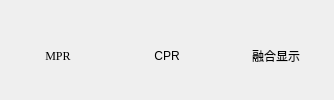
            <widget class="QWidget" name="widget_02" native="true">
             <property name="sizePolicy">
              <sizepolicy hsizetype="Preferred" vsizetype="Preferred">
               <horstretch>0</horstretch>
               <verstretch>2</verstretch>
              </sizepolicy>
             </property>
             <property name="minimumSize">
              <size>
               <width>0</width>
               <height>36</height>
              </size>
             </property>
             <layout class="QHBoxLayout" name="horizontalLayout_4">
              <property name="spacing">
               <number>9</number>
              </property>
              <property name="leftMargin">
               <number>8</number>
              </property>
              <property name="topMargin">
               <number>13</number>
              </property>
              <property name="rightMargin">
               <number>8</number>
              </property>
              <property name="bottomMargin">
               <number>0</number>
              </property>
              <item>
               <widget class="QPushButton" name="pushButton_2">
                <property name="sizePolicy">
                 <sizepolicy hsizetype="Minimum" vsizetype="Fixed">
                  <horstretch>1</horstretch>
                  <verstretch>0</verstretch>
                 </sizepolicy>
                </property>
                <property name="minimumSize">
                 <size>
                  <width>100</width>
                  <height>36</height>
                 </size>
                </property>
                <property name="font">
                 <font>
                  <family>Times New Roman</family>
                  <pointsize>9</pointsize>
                  <weight>62</weight>
                  <italic>false</italic>
                  <bold>true</bold>
                 </font>
                </property>
                <property name="contextMenuPolicy">
                 <enum>Qt::DefaultContextMenu</enum>
                </property>
                <property name="autoFillBackground">
                 <bool>false</bool>
                </property>
                <property name="styleSheet">
                 <string notr="true">QPushButton{
font: 9pt &quot;Times New Roman&quot;;
font-weight: 500;
color: rgb(0, 0, 105);
border-radius: 10px;
background-color: qlineargradient(spread:pad, x1:0.5, y1:3, x2:0.5, y2:0, stop:0 rgba(88, 88, 200, 255), stop:1 rgba(255, 255, 255, 255));
}
QPushButton:pressed{
background-color: qlineargradient(spread:pad, x1:0.5, y1:1.5, x2:0.5, y2:0, stop:0 rgb(12, 4, 132), stop:1 rgba(255, 255, 255, 255));
};</string>
                </property>
                <property name="text">
                 <string>MPR</string>
                </property>
                <property name="iconSize">
                 <size>
                  <width>24</width>
                  <height>24</height>
                 </size>
                </property>
                <property name="autoDefault">
                 <bool>false</bool>
                </property>
                <property name="default">
                 <bool>false</bool>
                </property>
                <property name="flat">
                 <bool>true</bool>
                </property>
               </widget>
              </item>
              <item>
               <widget class="QPushButton" name="pushButton_3">
                <property name="sizePolicy">
                 <sizepolicy hsizetype="Minimum" vsizetype="Fixed">
                  <horstretch>1</horstretch>
                  <verstretch>0</verstretch>
                 </sizepolicy>
                </property>
                <property name="minimumSize">
                 <size>
                  <width>100</width>
                  <height>36</height>
                 </size>
                </property>
                <property name="styleSheet">
                 <string notr="true">QPushButton{
font: 9pt &quot;Times New Roman&quot;;
font-weight: 500;
color: rgb(255, 255, 255);
border-radius:10px;
background-color: qlineargradient(spread:pad, x1:0.5, y1:0.5, x2:0.5, y2:-0.5, stop:0 rgba(46, 51, 138, 255), stop:1 rgba(255, 255, 255, 255));
}
QPushButton:pressed{
background-color: qlineargradient(spread:pad, x1:0.5, y1:1.5, x2:0.5, y2:-0.7, stop:0 rgb(12, 4, 132), stop:1 rgba(255, 255, 255, 255));
};
</string>
                </property>
                <property name="text">
                 <string>CPR</string>
                </property>
                <property name="flat">
                 <bool>true</bool>
                </property>
               </widget>
              </item>
              <item>
               <widget class="QPushButton" name="pushButton_4">
                <property name="sizePolicy">
                 <sizepolicy hsizetype="Minimum" vsizetype="Fixed">
                  <horstretch>1</horstretch>
                  <verstretch>0</verstretch>
                 </sizepolicy>
                </property>
                <property name="minimumSize">
                 <size>
                  <width>100</width>
                  <height>36</height>
                 </size>
                </property>
                <property name="styleSheet">
                 <string notr="true">QPushButton{
font: 9pt &quot;Times New Roman&quot;;
font-weight: 500;
color: rgb(255, 255, 255);
border-radius:10px;
background-color: qlineargradient(spread:pad, x1:0.5, y1:0.5, x2:0.5, y2:-0.5, stop:0 rgba(46, 51, 138, 255), stop:1 rgba(255, 255, 255, 255));
}
QPushButton:pressed{
background-color: qlineargradient(spread:pad, x1:0.5, y1:1.5, x2:0.5, y2:-0.7, stop:0 rgb(12, 4, 132), stop:1 rgba(255, 255, 255, 255));
};</string>
                </property>
                <property name="text">
                 <string>融合显示</string>
                </property>
                <property name="flat">
                 <bool>true</bool>
                </property>
               </widget>
              </item>
             </layout>
            </widget>
